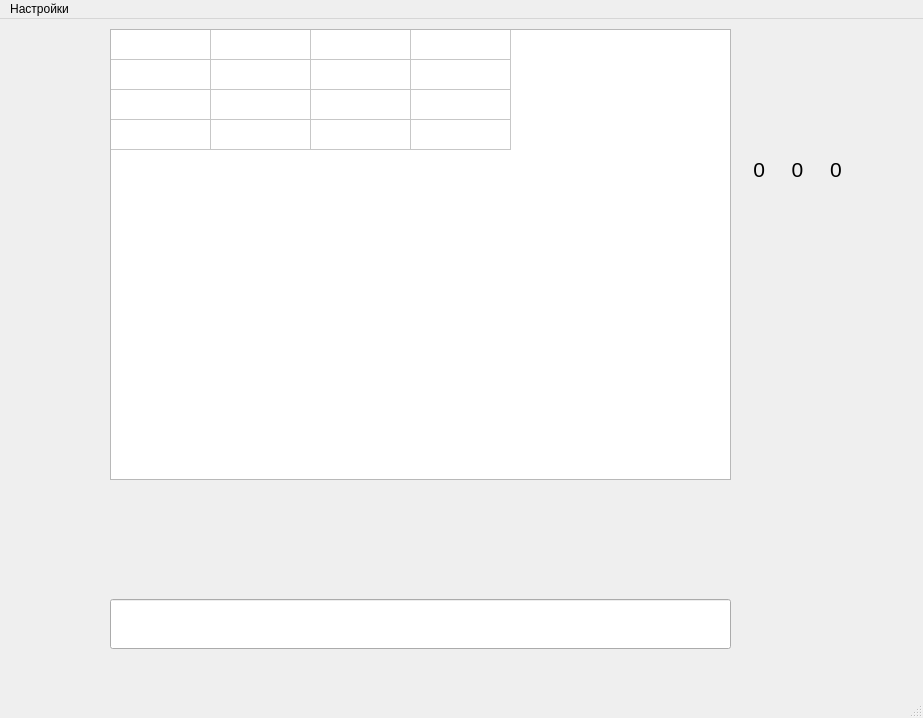
<?xml version="1.0" encoding="UTF-8"?>
<ui version="4.0">
 <class>MainWindow</class>
 <widget class="QMainWindow" name="MainWindow">
  <property name="geometry">
   <rect>
    <x>0</x>
    <y>0</y>
    <width>923</width>
    <height>718</height>
   </rect>
  </property>
  <property name="windowTitle">
   <string>MainWindow</string>
  </property>
  <widget class="QWidget" name="centralwidget">
   <widget class="QTableWidget" name="spTable">
    <property name="geometry">
     <rect>
      <x>110</x>
      <y>10</y>
      <width>621</width>
      <height>451</height>
     </rect>
    </property>
    <property name="rowCount">
     <number>4</number>
    </property>
    <property name="columnCount">
     <number>4</number>
    </property>
    <attribute name="horizontalHeaderVisible">
     <bool>false</bool>
    </attribute>
    <attribute name="verticalHeaderVisible">
     <bool>false</bool>
    </attribute>
    <row/>
    <row/>
    <row/>
    <row/>
    <column/>
    <column/>
    <column/>
    <column/>
   </widget>
   <widget class="QLineEdit" name="moves">
    <property name="geometry">
     <rect>
      <x>110</x>
      <y>580</y>
      <width>621</width>
      <height>50</height>
     </rect>
    </property>
    <property name="font">
     <font>
      <pointsize>20</pointsize>
      <weight>75</weight>
      <bold>true</bold>
     </font>
    </property>
    <property name="text">
     <string/>
    </property>
   </widget>
   <widget class="QLabel" name="minutes">
    <property name="geometry">
     <rect>
      <x>710</x>
      <y>140</y>
      <width>55</width>
      <height>21</height>
     </rect>
    </property>
    <property name="font">
     <font>
      <pointsize>16</pointsize>
     </font>
    </property>
    <property name="text">
     <string>0</string>
    </property>
    <property name="alignment">
     <set>Qt::AlignRight|Qt::AlignTrailing|Qt::AlignVCenter</set>
    </property>
   </widget>
   <widget class="QLabel" name="seconds">
    <property name="geometry">
     <rect>
      <x>770</x>
      <y>140</y>
      <width>55</width>
      <height>21</height>
     </rect>
    </property>
    <property name="font">
     <font>
      <pointsize>16</pointsize>
     </font>
    </property>
    <property name="text">
     <string>0</string>
    </property>
    <property name="alignment">
     <set>Qt::AlignCenter</set>
    </property>
   </widget>
   <widget class="QLabel" name="miliseconds">
    <property name="geometry">
     <rect>
      <x>830</x>
      <y>140</y>
      <width>55</width>
      <height>21</height>
     </rect>
    </property>
    <property name="font">
     <font>
      <pointsize>16</pointsize>
     </font>
    </property>
    <property name="text">
     <string>0</string>
    </property>
   </widget>
  </widget>
  <widget class="QMenuBar" name="menubar">
   <property name="geometry">
    <rect>
     <x>0</x>
     <y>0</y>
     <width>923</width>
     <height>26</height>
    </rect>
   </property>
   <widget class="QMenu" name="menu">
    <property name="title">
     <string>Настройки</string>
    </property>
    <addaction name="restartGame"/>
    <addaction name="newGame"/>
    <addaction name="separator"/>
    <addaction name="quit"/>
   </widget>
   <addaction name="menu"/>
  </widget>
  <widget class="QStatusBar" name="statusbar"/>
  <action name="restartGame">
   <property name="text">
    <string>Начать игру заново</string>
   </property>
  </action>
  <action name="newGame">
   <property name="text">
    <string>Новая игра</string>
   </property>
  </action>
  <action name="quit">
   <property name="text">
    <string>Выход</string>
   </property>
  </action>
 </widget>
 <resources/>
 <connections/>
</ui>
